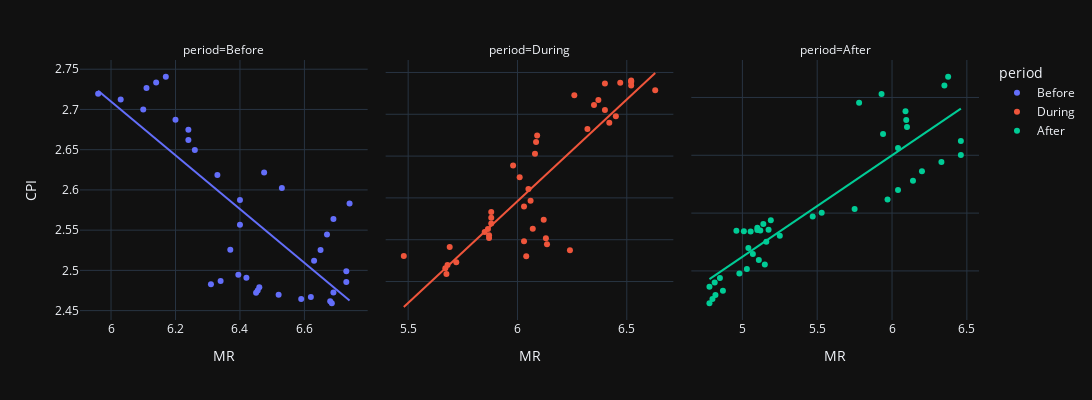

The notebook cell this image was saved under:
### Code cell
fig = px.scatter(
    data_frame=df.dropna(),
    x="MR", y="CPI", trendline='ols',
    color='period', facet_col='period'
)

fig.update_layout(width=1200, height=400)
fig.update_xaxes(matches=None)
fig.update_yaxes(matches=None)

fig

### Figure 1 — Plotly figure (JSON) as saved in the notebook; plotly's stock layout.template omitted (floating-point values rounded to 4 significant figures)
{"data": [{"hovertemplate": "period=Before<br>MR=%{x}<br>CPI=%{y}<extra></extra>", "legendgroup": "Before", "marker": {"color": "#636efa", "symbol": "circle"}, "mode": "markers", "name": "Before", "orientation": "v", "showlegend": true, "type": "scatter", "x": [6.475, 6.53, 6.74, 6.69, 6.67, 6.65, 6.63, 6.73, 6.73, 6.69, 6.685, 6.68, 6.59, 6.62, 6.52, 6.45, 6.455, 6.46, 6.31, 6.34, 6.42, 6.395, 6.37, 6.4, 6.4, 6.33, 6.26, 6.24, 6.24, 6.2, 6.1, 6.03, 5.96, 6.11, 6.14, 6.17], "xaxis": "x", "y": [2.622, 2.602, 2.583, 2.564, 2.545, 2.525, 2.512, 2.499, 2.486, 2.472, 2.459, 2.462, 2.464, 2.467, 2.47, 2.472, 2.475, 2.479, 2.483, 2.487, 2.491, 2.495, 2.526, 2.557, 2.588, 2.619, 2.649, 2.662, 2.675, 2.687, 2.7, 2.712, 2.719, 2.727, 2.734, 2.741], "yaxis": "y"}, {"hovertemplate": "<b>OLS trendline</b><br>CPI = -0.334342 * MR + 4.71604<br>R<sup>2</sup>=0.587475<br><br>period=Before<br>MR=%{x}<br>CPI=%{y} <b>(trend)</b><extra></extra>", "legendgroup": "Before", "marker": {"color": "#636efa", "symbol": "circle"}, "mode": "lines", "name": "Before", "showlegend": false, "type": "scatter", "x": [5.96, 6.03, 6.1, 6.11, 6.14, 6.17, 6.2, 6.24, 6.24, 6.26, 6.31, 6.33, 6.34, 6.37, 6.395, 6.4, 6.4, 6.42, 6.45, 6.455, 6.46, 6.475, 6.52, 6.53, 6.59, 6.62, 6.63, 6.65, 6.67, 6.68, 6.685, 6.69, 6.69, 6.73, 6.73, 6.74], "xaxis": "x", "y": [2.723, 2.7, 2.677, 2.673, 2.663, 2.653, 2.643, 2.63, 2.63, 2.623, 2.606, 2.6, 2.596, 2.586, 2.578, 2.576, 2.576, 2.57, 2.56, 2.558, 2.556, 2.551, 2.536, 2.533, 2.513, 2.503, 2.499, 2.493, 2.486, 2.483, 2.481, 2.479, 2.479, 2.466, 2.466, 2.463], "yaxis": "y"}, {"hovertemplate": "period=During<br>MR=%{x}<br>CPI=%{y}<extra></extra>", "legendgroup": "During", "marker": {"color": "#EF553B", "symbol": "circle"}, "mode": "markers", "name": "During", "orientation": "v", "showlegend": true, "type": "scatter", "x": [6.12, 6.07, 5.87, 5.69, 5.48, 5.68, 5.675, 5.67, 5.72, 6.04, 6.24, 6.135, 6.03, 6.13, 5.87, 5.85, 5.865, 5.88, 5.88, 5.88, 6.03, 6.06, 6.05, 6.01, 5.98, 6.08, 6.085, 6.09, 6.32, 6.42, 6.45, 6.4, 6.35, 6.37, 6.26, 6.63, 6.52, 6.52, 6.52, 6.52, 6.47, 6.4], "xaxis": "x2", "y": [2.748, 2.726, 2.704, 2.683, 2.661, 2.639, 2.618, 2.632, 2.646, 2.66, 2.675, 2.689, 2.696, 2.704, 2.711, 2.718, 2.726, 2.739, 2.753, 2.766, 2.78, 2.793, 2.821, 2.849, 2.878, 2.906, 2.934, 2.949, 2.965, 2.98, 2.995, 3.011, 3.022, 3.034, 3.046, 3.057, 3.069, 3.081, 3.079, 3.077, 3.075, 3.073], "yaxis": "y2"}, {"hovertemplate": "<b>OLS trendline</b><br>CPI = 0.486619 * MR + -0.127585<br>R<sup>2</sup>=0.753316<br><br>period=During<br>MR=%{x}<br>CPI=%{y} <b>(trend)</b><extra></extra>", "legendgroup": "During", "marker": {"color": "#EF553B", "symbol": "circle"}, "mode": "lines", "name": "During", "showlegend": false, "type": "scatter", "x": [5.48, 5.67, 5.675, 5.68, 5.69, 5.72, 5.85, 5.865, 5.87, 5.87, 5.88, 5.88, 5.88, 5.98, 6.01, 6.03, 6.03, 6.04, 6.05, 6.06, 6.07, 6.08, 6.085, 6.09, 6.12, 6.13, 6.135, 6.24, 6.26, 6.32, 6.35, 6.37, 6.4, 6.4, 6.42, 6.45, 6.47, 6.52, 6.52, 6.52, 6.52, 6.63], "xaxis": "x2", "y": [2.539, 2.632, 2.634, 2.636, 2.641, 2.656, 2.719, 2.726, 2.729, 2.729, 2.734, 2.734, 2.734, 2.782, 2.797, 2.807, 2.807, 2.812, 2.816, 2.821, 2.826, 2.831, 2.833, 2.836, 2.851, 2.855, 2.858, 2.909, 2.919, 2.948, 2.962, 2.972, 2.987, 2.987, 2.997, 3.011, 3.021, 3.045, 3.045, 3.045, 3.045, 3.099], "yaxis": "y2"}, {"hovertemplate": "period=After<br>MR=%{x}<br>CPI=%{y}<extra></extra>", "legendgroup": "After", "marker": {"color": "#00cc96", "symbol": "circle"}, "mode": "markers", "name": "After", "orientation": "v", "showlegend": true, "type": "scatter", "x": [6.375, 6.35, 5.93, 5.78, 6.09, 6.095, 6.1, 5.94, 6.46, 6.04, 6.46, 6.33, 6.2, 6.14, 6.04, 5.97, 5.75, 5.53, 5.47, 5.19, 5.14, 5.1, 5.055, 5.01, 4.96, 5.12, 5.1, 5.175, 5.25, 5.16, 5.04, 5.07, 5.11, 5.15, 5.03, 4.98, 4.85, 4.815, 4.78, 4.87, 4.82, 4.8, 4.78], "xaxis": "x3", "y": [3.072, 3.042, 3.012, 2.982, 2.952, 2.922, 2.898, 2.874, 2.85, 2.825, 2.801, 2.777, 2.745, 2.712, 2.68, 2.647, 2.615, 2.601, 2.588, 2.575, 2.562, 2.549, 2.536, 2.537, 2.539, 2.54, 2.541, 2.543, 2.522, 2.501, 2.48, 2.459, 2.438, 2.422, 2.407, 2.391, 2.375, 2.36, 2.346, 2.331, 2.317, 2.303, 2.288], "yaxis": "y3"}, {"hovertemplate": "<b>OLS trendline</b><br>CPI = 0.351124 * MR + 0.692974<br>R<sup>2</sup>=0.799694<br><br>period=After<br>MR=%{x}<br>CPI=%{y} <b>(trend)</b><extra></extra>", "legendgroup": "After", "marker": {"color": "#00cc96", "symbol": "circle"}, "mode": "lines", "name": "After", "showlegend": false, "type": "scatter", "x": [4.78, 4.78, 4.8, 4.815, 4.82, 4.85, 4.87, 4.96, 4.98, 5.01, 5.03, 5.04, 5.055, 5.07, 5.1, 5.1, 5.11, 5.12, 5.14, 5.15, 5.16, 5.175, 5.19, 5.25, 5.47, 5.53, 5.75, 5.78, 5.93, 5.94, 5.97, 6.04, 6.04, 6.09, 6.095, 6.1, 6.14, 6.2, 6.33, 6.35, 6.375, 6.46, 6.46], "xaxis": "x3", "y": [2.371, 2.371, 2.378, 2.384, 2.385, 2.396, 2.403, 2.435, 2.442, 2.452, 2.459, 2.463, 2.468, 2.473, 2.484, 2.484, 2.487, 2.491, 2.498, 2.501, 2.505, 2.51, 2.515, 2.536, 2.614, 2.635, 2.712, 2.722, 2.775, 2.779, 2.789, 2.814, 2.814, 2.831, 2.833, 2.835, 2.849, 2.87, 2.916, 2.923, 2.931, 2.961, 2.961], "yaxis": "y3"}], "layout": {"annotations": [{"font": {}, "showarrow": false, "text": "period=Before", "x": 0.16, "xanchor": "center", "xref": "paper", "y": 1, "yanchor": "bottom", "yref": "paper"}, {"font": {}, "showarrow": false, "text": "period=During", "x": 0.5, "xanchor": "center", "xref": "paper", "y": 1, "yanchor": "bottom", "yref": "paper"}, {"font": {}, "showarrow": false, "text": "period=After", "x": 0.84, "xanchor": "center", "xref": "paper", "y": 1, "yanchor": "bottom", "yref": "paper"}], "height": 400, "legend": {"title": {"text": "period"}, "tracegroupgap": 0}, "margin": {"t": 60}, "width": 1200, "xaxis": {"anchor": "y", "domain": [0, 0.32], "title": {"text": "MR"}}, "xaxis2": {"anchor": "y2", "domain": [0.34, 0.66], "title": {"text": "MR"}}, "xaxis3": {"anchor": "y3", "domain": [0.68, 1.0], "title": {"text": "MR"}}, "yaxis": {"anchor": "x", "domain": [0, 1], "title": {"text": "CPI"}}, "yaxis2": {"anchor": "x2", "domain": [0, 1], "showticklabels": false}, "yaxis3": {"anchor": "x3", "domain": [0, 1], "showticklabels": false}}}
